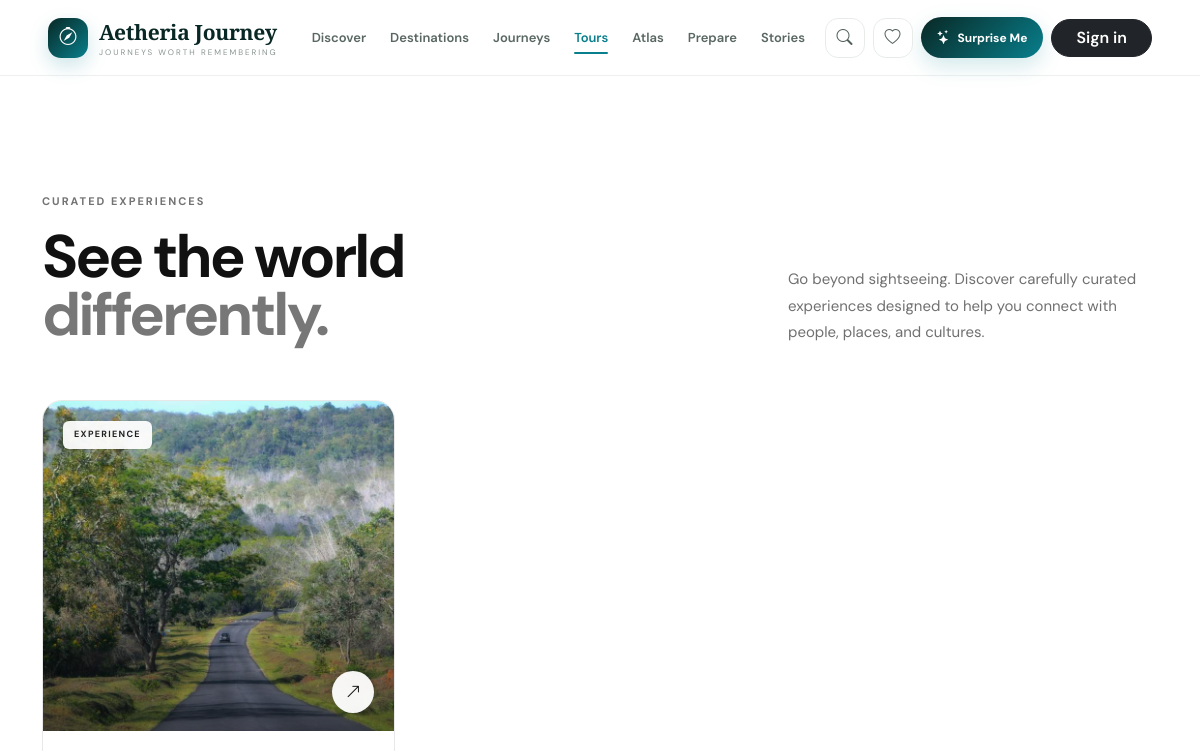
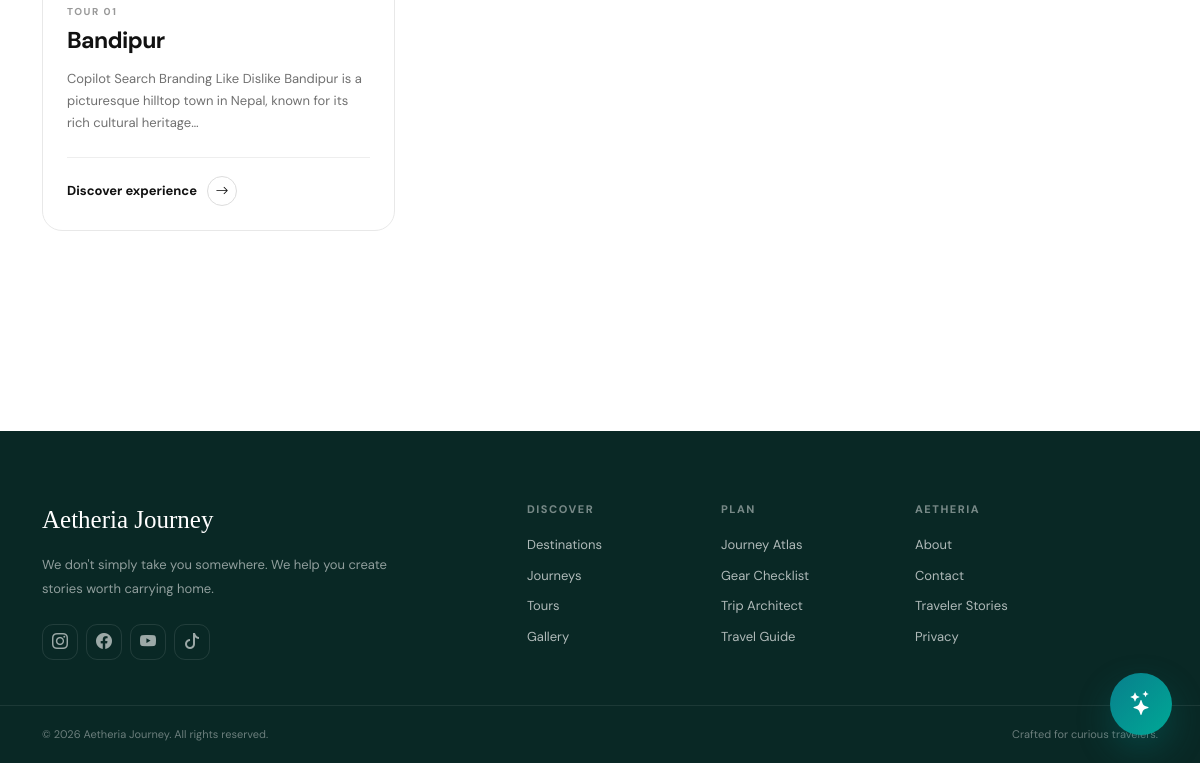
Page /tour/ on the earlier database version (2 pictures, top to bottom).
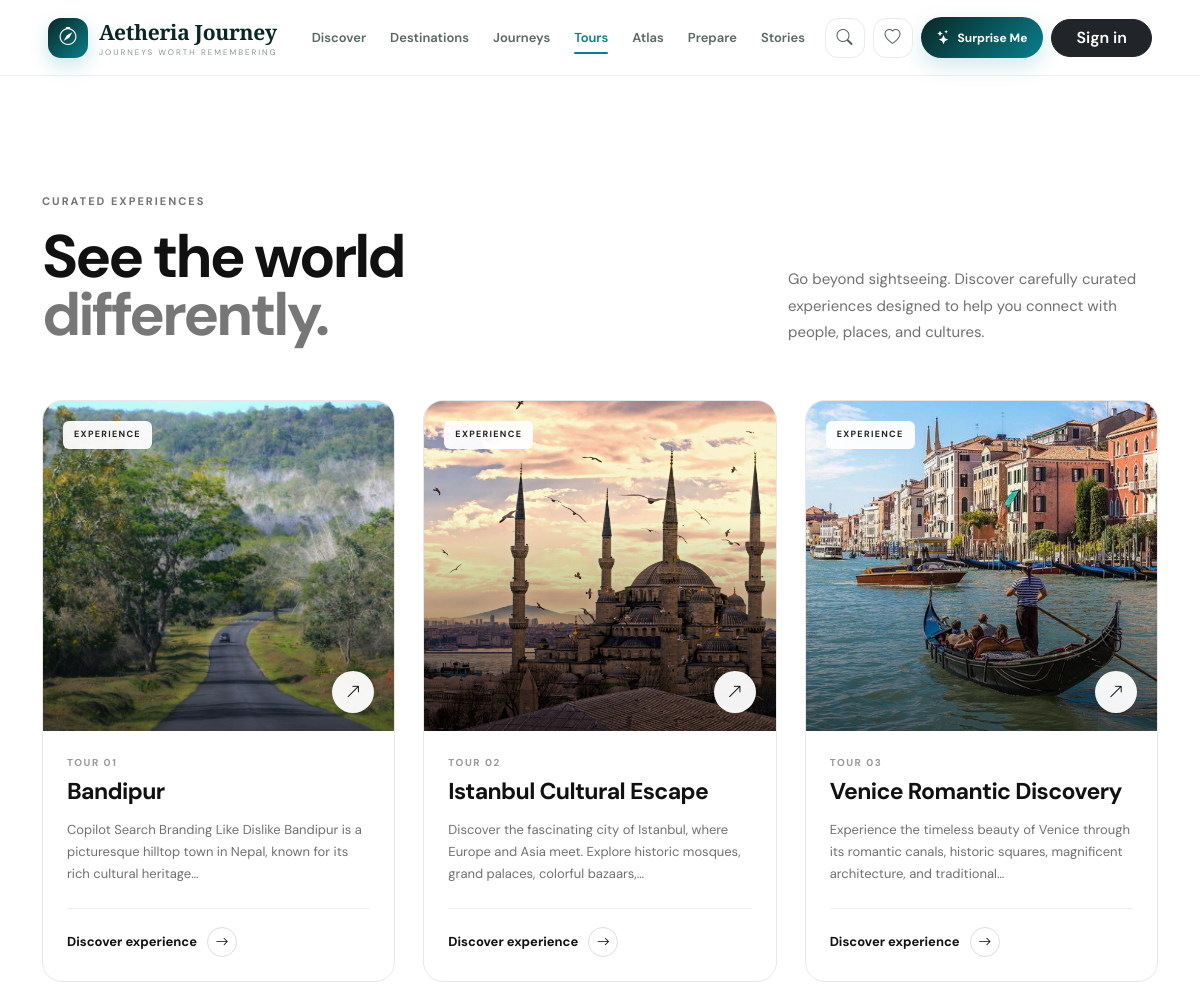
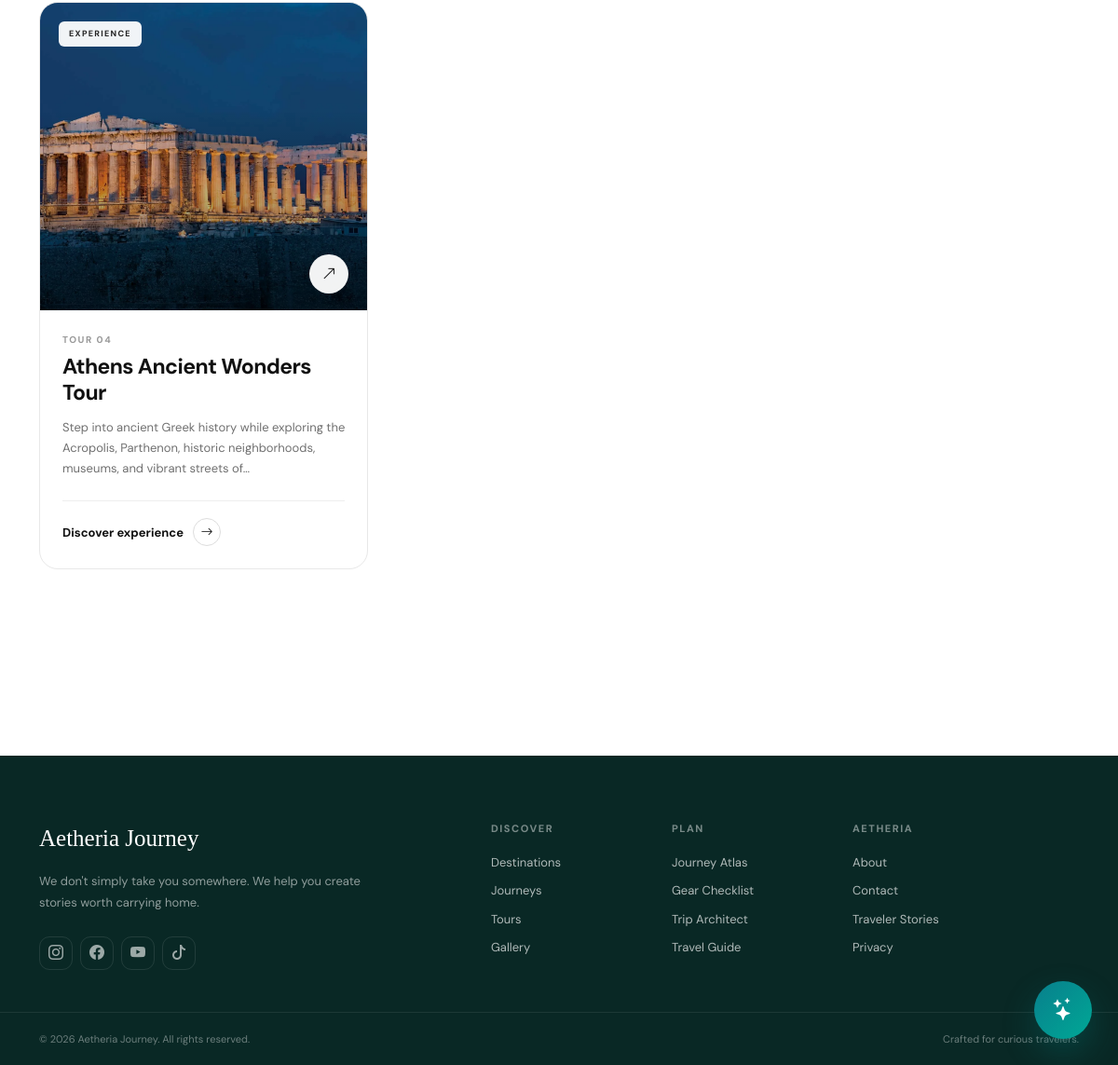
Same page on the later database version (2 pictures, top to bottom).
### adminpage/models.py (models this page shows, shortened)
class Tour(models.Model):
    name = models.CharField(max_length=100)
    start_date = models.DateField()
    duration = models.CharField(max_length=50, blank=True, null=True)
    package = models.ForeignKey(Package, on_delete=models.CASCADE, null=True,blank=True)
    image = models.FileField(upload_to="tours/", blank=True, null=True)
    description = models.TextField(blank=True, null=True)
    bookings = models.ManyToManyField(Booking, related_name="tours")
    created_at = models.DateTimeField(auto_now_add=True, blank=True, null=True)
    updated_at = models.DateTimeField(auto_now=True)

### userpage/views.py (the view)
# urls.py: path('tour/', tour, name='tour'),
def tour(request):
    tours = Tour.objects.all()
    context = {
        'tours': tours,
    }
    return render(request, 'userpage/tour.html', context)

### userpage/templates/userpage/tour.html (shortened to what this page needs)
{% extends "userpage/base.html" %}
{% block content %}
<section class="tours-section">
    <div class="container">
        <div class="tours-header">
            <div>
                <span class="eyebrow">
                    CURATED EXPERIENCES
                </span>
                <h1>
                    See the world<br>
                    <span>differently.</span>
                </h1>
            </div>
            <p>
                Go beyond sightseeing. Discover carefully curated
                experiences designed to help you connect with
                people, places, and cultures.
            </p>
        </div>
        <div class="tour-grid">
            {% for tour in tours %}
            <article
                class="tour-card"
                data-aos="fade-up"
                data-aos-delay="{{ forloop.counter0 }}00"
            >
                <a
                    href="{% url 'tour_detail' tour.id %}"
                    class="tour-image"
                >
                    {% if tour.image %}
                        <img
                            src="{{ tour.image.url }}"
                            alt="{{ tour.name }}"
                            loading="lazy"
                        >
                    {% else %}
                        <div class="tour-placeholder">
                            <i class="bi bi-image"></i>
                        </div>
                    {% endif %}
                    <div class="tour-label">
                        EXPERIENCE
                    </div>
                    <div class="tour-arrow">
                        <i class="bi bi-arrow-up-right"></i>
                    </div>
                </a>
                <div class="tour-content">
                    <span class="tour-number">
                        TOUR {{ forloop.counter|stringformat:"02d" }}
                    </span>
                    <h2>
                        {{ tour.name }}
                    </h2>
                    {% if tour.description %}
                    <p>
                        {{ tour.description|truncatechars:130 }}
                    </p>
                    {% endif %}
                    <div class="tour-footer">
                        <a
                            href="{% url 'tour_detail' tour.id %}"
                            class="tour-link"
                        >
                            Discover experience
                            <span>
                                <i class="bi bi-arrow-right"></i>
                            </span>
                        </a>
                    </div>
                </div>
            </article>
            {% endfor %}
        </div>
    </div>
</section>
{% endblock %}

Differences in the rows shown:
added Tour: image (picture), name "Istanbul Cultural Escape", description "Discover the fascinating city of Istanbul, where Europe and Asia meet. Explore historic mosques, grand palaces, colorful bazaars,…"
added Tour: image (picture), name "Venice Romantic Discovery", description "Experience the timeless beauty of Venice through its romantic canals, historic squares, magnificent architecture, and traditional…"
added Tour: image (picture), name "Athens Ancient Wonders Tour", description "Step into ancient Greek history while exploring the Acropolis, Parthenon, historic neighborhoods, museums, and vibrant streets of…"
